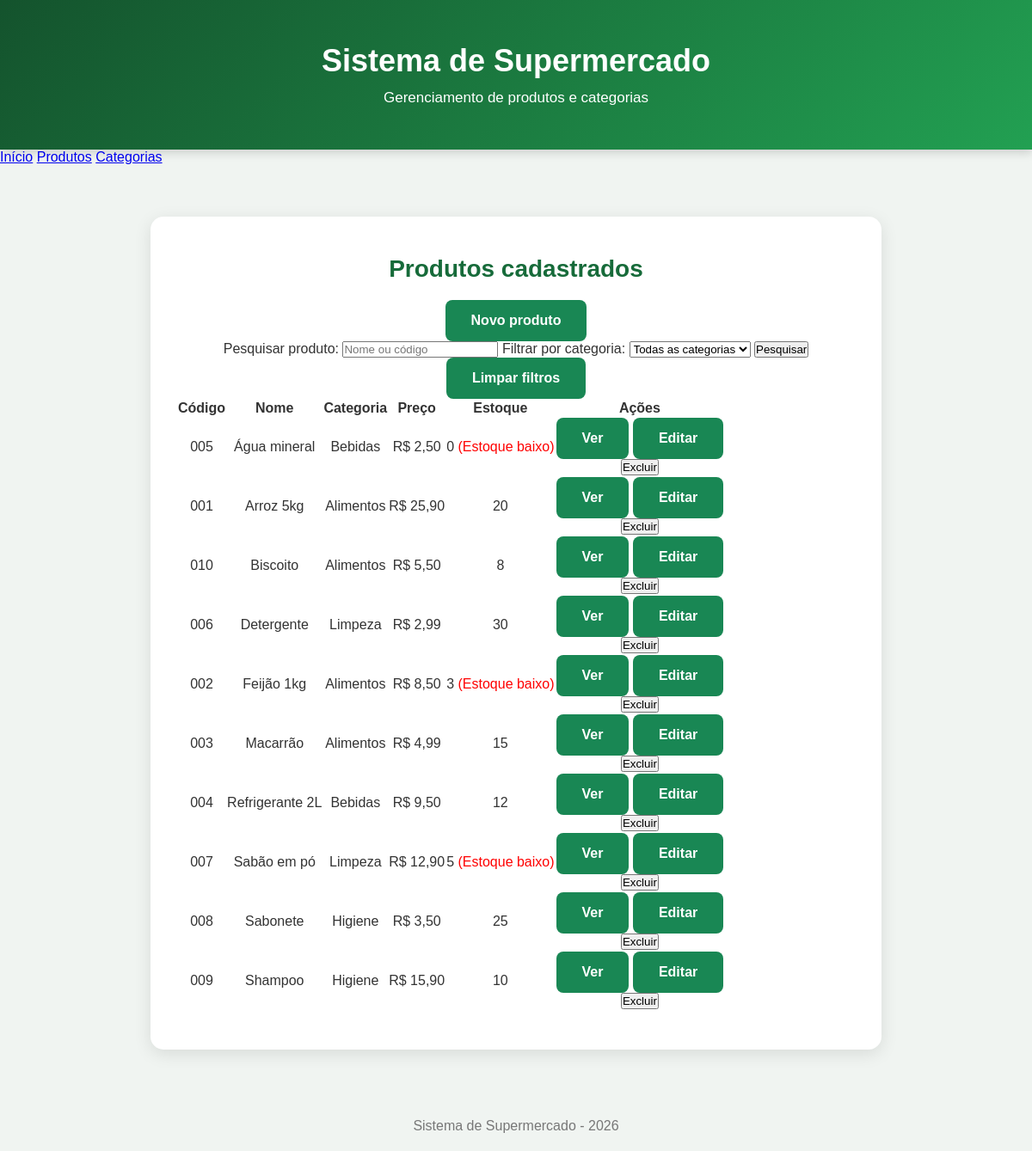
The app's page /mercado.php?pagina=produtos with its own data.
### tables this page shows
CREATE TABLE IF NOT EXISTS produtos (
    id INT AUTO_INCREMENT PRIMARY KEY,
    codigo VARCHAR(30) NOT NULL UNIQUE,
    nome VARCHAR(120) NOT NULL,
    descricao TEXT,
    categoria_id INT NOT NULL,
    preco DECIMAL(10,2) NOT NULL,
    estoque INT NOT NULL DEFAULT 0,
    estoque_minimo INT NOT NULL DEFAULT 0,
    validade DATE NULL,

    CONSTRAINT fk_categoria
    FOREIGN KEY (categoria_id)
    REFERENCES categorias(id)
    ON DELETE RESTRICT
    ON UPDATE CASCADE,

    CHECK (preco > 0),
    CHECK (estoque >= 0),
    CHECK (estoque_minimo >= 0)
);

CREATE TABLE IF NOT EXISTS categorias (
    id INT AUTO_INCREMENT PRIMARY KEY,
    nome VARCHAR(80) NOT NULL UNIQUE,
    descricao VARCHAR(255)
);

### mercado.php (the view, shortened to what this page needs)
<?php
$host = "localhost";
$banco = "supermercado";
$usuario = "root";
$senha = "";
try {
    $pdo = new PDO(
        "mysql:host=$host;dbname=$banco;charset=utf8mb4",
        $usuario,
        $senha
    );
    $pdo->setAttribute(PDO::ATTR_ERRMODE, PDO::ERRMODE_EXCEPTION);
} catch (PDOException $e) {
    die("Erro ao conectar com o banco de dados: " . $e->getMessage());
}
function h($valor) {
    return htmlspecialchars((string)$valor, ENT_QUOTES, "UTF-8");
}
$pagina = $_GET["pagina"] ?? "inicio";
?>
<!DOCTYPE html>
<html lang="pt-BR">
<head>
    <link rel="stylesheet" href="style.css">
</head>
<body>
<header>
    <h1>Sistema de Supermercado</h1>
    <p>Gerenciamento de produtos e categorias</p>
</header>
<nav>
    <a href="mercado.php?pagina=inicio">Início</a>
    <a href="mercado.php?pagina=produtos">Produtos</a>
    <a href="mercado.php?pagina=categorias">Categorias</a>
</nav>
<main>
<?php
if ($pagina === "inicio"):
    $totalProdutos = $pdo->query(
        "SELECT COUNT(*) FROM produtos"
    )->fetchColumn();
    $totalCategorias = $pdo->query(
        "SELECT COUNT(*) FROM categorias"
    )->fetchColumn();
    $estoqueBaixo = $pdo->query(
        "SELECT COUNT(*) FROM produtos
         WHERE estoque <= estoque_minimo"
    )->fetchColumn();
?>
    <h2>Painel inicial</h2>
    <div class="card">
        Produtos cadastrados
        <strong><?= $totalProdutos ?></strong>
    </div>
    <div class="card">
        Categorias cadastradas
        <strong><?= $totalCategorias ?></strong>
    </div>
    <div class="card">
        Estoque baixo
        <strong><?= $estoqueBaixo ?></strong>
    </div>
    <h2>Bem-vindo ao sistema!</h2>
    <p>Utilize o menu para gerenciar os produtos e categorias.</p>
<?php
elseif ($pagina === "produtos"):
    $busca = trim($_GET["busca"] ?? "");
    $sql = "SELECT p.*, c.nome AS categoria_nome
            FROM produtos p
            INNER JOIN categorias c
            ON p.categoria_id = c.id
            WHERE 1=1";
    $parametros = [];
    $sql .= " ORDER BY p.nome";
    $stmt = $pdo->prepare($sql);
    $stmt->execute($parametros);
    $produtos = $stmt->fetchAll(PDO::FETCH_ASSOC);
?>
    <h2>Produtos cadastrados</h2>
    <a class="botao" href="mercado.php?pagina=form_produto">
        Novo produto
    </a>
    <form method="GET">
        <label>Pesquisar produto:</label>
        <input type="text" name="busca"
               placeholder="Nome ou código"
               value="<?= h($busca) ?>">
        <label>Filtrar por categoria:</label>
        <select name="categoria">
            <option value="0">Todas as categorias</option>
        </select>
        <button type="submit">Pesquisar</button>
        <a class="botao" href="mercado.php?pagina=produtos">
            Limpar filtros
        </a>
    </form>
    <?php if (count($produtos) > 0): ?>
    <table>
        <tr>
            <th>Código</th>
            <th>Nome</th>
            <th>Categoria</th>
            <th>Preço</th>
            <th>Estoque</th>
            <th>Ações</th>
        </tr>
        <?php foreach ($produtos as $p): ?>
        <tr>
            <td><?= h($p["codigo"]) ?></td>
            <td><?= h($p["nome"]) ?></td>
            <td><?= h($p["categoria_nome"]) ?></td>
            <td>R$ <?= number_format($p["preco"], 2, ",", ".") ?></td>
            <td>
                <?= $p["estoque"] ?>
                <?php if ($p["estoque"] <= $p["estoque_minimo"]): ?>
                    <span style="color:red;">(Estoque baixo)</span>
                <?php endif; ?>
            </td>
            <td class="acoes">
                <a class="botao"
                   href="mercado.php?pagina=detalhe_produto&id=<?= $p["id"] ?>">
                    Ver
                </a>
                <a class="botao"
                   href="mercado.php?pagina=form_produto&id=<?= $p["id"] ?>">
                    Editar
                </a>
                <form method="POST"
                      onsubmit="return confirm('Deseja excluir este produto?');">
                    <button class="excluir" type="submit">
                        Excluir
                    </button>
                </form>
            </td>
        </tr>
        <?php endforeach; ?>
    </table>
    <?php else: ?>
        <p>Nenhum produto encontrado.</p>
    <?php endif; ?>
<?php
else: ?>
    <h2>Página não encontrada.</h2>
    <a class="botao" href="mercado.php?pagina=inicio">Voltar ao início</a>
<?php endif; ?>
</main>
<footer>
    <p>Sistema de Supermercado - 2026</p>
</footer>
</body>
</html>

### style.css (style rules this page uses)
* { margin: 0; padding: 0; box-sizing: border-box; }
body { font-family: Arial, sans-serif; background: #f0f4f1; color: #333; }
header { background: linear-gradient(135deg, #14532d, #22a052); color: white; text-align: center; padding: 50px 20px; box-shadow: 0 4px 10px rgba(0,0,0,0.15); }
header h1 { font-size: 36px; margin-bottom: 12px; }
header p { font-size: 17px; }
main { background: white; width: 90%; max-width: 850px; margin: 60px auto; padding: 45px 30px; border-radius: 15px; text-align: center; box-shadow: 0 5px 20px rgba(0,0,0,0.10); }
main h2 { color: #176b3a; font-size: 28px; margin-bottom: 20px; }
.botao { display: inline-block; background: #198754; color: white; padding: 15px 30px; border-radius: 8px; text-decoration: none; font-weight: bold; transition: 0.3s; }
footer { text-align: center; padding: 20px; color: #777; }

### records on screen
produtos: codigo "005", nome "Água mineral", categoria.nome "Bebidas", preco "2,50", estoque "0", estoque_minimo "(Estoque baixo)"
produtos: codigo "001", nome "Arroz 5kg", categoria.nome "Alimentos", preco "25,90", estoque "20"
produtos: codigo "010", nome "Biscoito", categoria.nome "Alimentos", preco "5,50", estoque "8"
produtos: codigo "006", nome "Detergente", categoria.nome "Limpeza", preco "2,99", estoque "30"
produtos: codigo "002", nome "Feijão 1kg", categoria.nome "Alimentos", preco "8,50", estoque "3", estoque_minimo "(Estoque baixo)"
produtos: codigo "003", nome "Macarrão", categoria.nome "Alimentos", preco "4,99", estoque "15"
produtos: codigo "004", nome "Refrigerante 2L", categoria.nome "Bebidas", preco "9,50", estoque "12"
produtos: codigo "007", nome "Sabão em pó", categoria.nome "Limpeza", preco "12,90", estoque "5", estoque_minimo "(Estoque baixo)"
produtos: codigo "008", nome "Sabonete", categoria.nome "Higiene", preco "3,50", estoque "25"
produtos: codigo "009", nome "Shampoo", categoria.nome "Higiene", preco "15,90", estoque "10"
